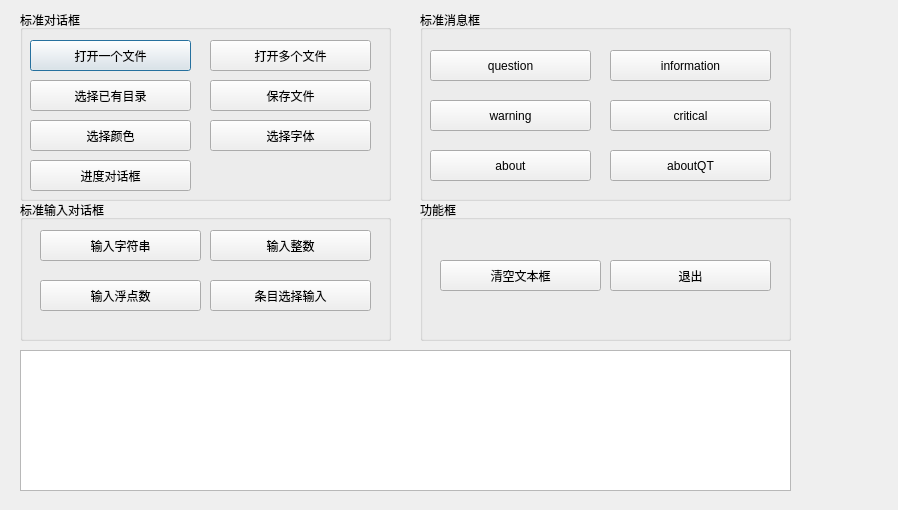
<?xml version="1.0" encoding="UTF-8"?>
<ui version="4.0">
 <class>Dialog</class>
 <widget class="QDialog" name="Dialog">
  <property name="geometry">
   <rect>
    <x>0</x>
    <y>0</y>
    <width>898</width>
    <height>510</height>
   </rect>
  </property>
  <property name="windowTitle">
   <string>Dialog</string>
  </property>
  <widget class="QGroupBox" name="groupBox">
   <property name="geometry">
    <rect>
     <x>20</x>
     <y>10</y>
     <width>371</width>
     <height>191</height>
    </rect>
   </property>
   <property name="title">
    <string>标准对话框</string>
   </property>
   <widget class="QPushButton" name="pushButton_open_file">
    <property name="geometry">
     <rect>
      <x>10</x>
      <y>30</y>
      <width>161</width>
      <height>31</height>
     </rect>
    </property>
    <property name="text">
     <string>打开一个文件</string>
    </property>
   </widget>
   <widget class="QPushButton" name="pushButton_open_files">
    <property name="geometry">
     <rect>
      <x>190</x>
      <y>30</y>
      <width>161</width>
      <height>31</height>
     </rect>
    </property>
    <property name="text">
     <string>打开多个文件</string>
    </property>
   </widget>
   <widget class="QPushButton" name="pushButton_select_dir">
    <property name="geometry">
     <rect>
      <x>10</x>
      <y>70</y>
      <width>161</width>
      <height>31</height>
     </rect>
    </property>
    <property name="text">
     <string>选择已有目录</string>
    </property>
   </widget>
   <widget class="QPushButton" name="pushButton_save_file">
    <property name="geometry">
     <rect>
      <x>190</x>
      <y>70</y>
      <width>161</width>
      <height>31</height>
     </rect>
    </property>
    <property name="text">
     <string>保存文件</string>
    </property>
   </widget>
   <widget class="QPushButton" name="pushButton_select_color">
    <property name="geometry">
     <rect>
      <x>10</x>
      <y>110</y>
      <width>161</width>
      <height>31</height>
     </rect>
    </property>
    <property name="text">
     <string>选择颜色</string>
    </property>
   </widget>
   <widget class="QPushButton" name="pushButton_select_font">
    <property name="geometry">
     <rect>
      <x>190</x>
      <y>110</y>
      <width>161</width>
      <height>31</height>
     </rect>
    </property>
    <property name="text">
     <string>选择字体</string>
    </property>
   </widget>
   <widget class="QPushButton" name="pushButton_progress">
    <property name="geometry">
     <rect>
      <x>10</x>
      <y>150</y>
      <width>161</width>
      <height>31</height>
     </rect>
    </property>
    <property name="text">
     <string>进度对话框</string>
    </property>
   </widget>
  </widget>
  <widget class="QPlainTextEdit" name="plainTextEdit">
   <property name="geometry">
    <rect>
     <x>20</x>
     <y>350</y>
     <width>771</width>
     <height>141</height>
    </rect>
   </property>
  </widget>
  <widget class="QGroupBox" name="groupBox_2">
   <property name="geometry">
    <rect>
     <x>420</x>
     <y>10</y>
     <width>371</width>
     <height>191</height>
    </rect>
   </property>
   <property name="title">
    <string>标准消息框</string>
   </property>
   <widget class="QPushButton" name="pushButton_question">
    <property name="geometry">
     <rect>
      <x>10</x>
      <y>40</y>
      <width>161</width>
      <height>31</height>
     </rect>
    </property>
    <property name="text">
     <string>question</string>
    </property>
   </widget>
   <widget class="QPushButton" name="pushButton_information">
    <property name="geometry">
     <rect>
      <x>190</x>
      <y>40</y>
      <width>161</width>
      <height>31</height>
     </rect>
    </property>
    <property name="text">
     <string>information</string>
    </property>
   </widget>
   <widget class="QPushButton" name="pushButton_warning">
    <property name="geometry">
     <rect>
      <x>10</x>
      <y>90</y>
      <width>161</width>
      <height>31</height>
     </rect>
    </property>
    <property name="text">
     <string>warning</string>
    </property>
   </widget>
   <widget class="QPushButton" name="pushButton_critical">
    <property name="geometry">
     <rect>
      <x>190</x>
      <y>90</y>
      <width>161</width>
      <height>31</height>
     </rect>
    </property>
    <property name="text">
     <string>critical</string>
    </property>
   </widget>
   <widget class="QPushButton" name="pushButton_about">
    <property name="geometry">
     <rect>
      <x>10</x>
      <y>140</y>
      <width>161</width>
      <height>31</height>
     </rect>
    </property>
    <property name="text">
     <string>about</string>
    </property>
   </widget>
   <widget class="QPushButton" name="pushButton_aboutQT">
    <property name="geometry">
     <rect>
      <x>190</x>
      <y>140</y>
      <width>161</width>
      <height>31</height>
     </rect>
    </property>
    <property name="text">
     <string>aboutQT</string>
    </property>
   </widget>
  </widget>
  <widget class="QGroupBox" name="groupBox_3">
   <property name="geometry">
    <rect>
     <x>20</x>
     <y>200</y>
     <width>371</width>
     <height>141</height>
    </rect>
   </property>
   <property name="title">
    <string>标准输入对话框</string>
   </property>
   <widget class="QPushButton" name="pushButton_input_str">
    <property name="geometry">
     <rect>
      <x>20</x>
      <y>30</y>
      <width>161</width>
      <height>31</height>
     </rect>
    </property>
    <property name="text">
     <string>输入字符串</string>
    </property>
   </widget>
   <widget class="QPushButton" name="pushButton_input_int">
    <property name="geometry">
     <rect>
      <x>190</x>
      <y>30</y>
      <width>161</width>
      <height>31</height>
     </rect>
    </property>
    <property name="text">
     <string>输入整数</string>
    </property>
   </widget>
   <widget class="QPushButton" name="pushButton_input_float">
    <property name="geometry">
     <rect>
      <x>20</x>
      <y>80</y>
      <width>161</width>
      <height>31</height>
     </rect>
    </property>
    <property name="text">
     <string>输入浮点数</string>
    </property>
   </widget>
   <widget class="QPushButton" name="pushButton_combo">
    <property name="geometry">
     <rect>
      <x>190</x>
      <y>80</y>
      <width>161</width>
      <height>31</height>
     </rect>
    </property>
    <property name="text">
     <string>条目选择输入</string>
    </property>
   </widget>
  </widget>
  <widget class="QGroupBox" name="groupBox_4">
   <property name="geometry">
    <rect>
     <x>420</x>
     <y>200</y>
     <width>371</width>
     <height>141</height>
    </rect>
   </property>
   <property name="title">
    <string>功能框</string>
   </property>
   <widget class="QPushButton" name="pushButton_clear">
    <property name="geometry">
     <rect>
      <x>20</x>
      <y>60</y>
      <width>161</width>
      <height>31</height>
     </rect>
    </property>
    <property name="text">
     <string>清空文本框</string>
    </property>
   </widget>
   <widget class="QPushButton" name="pushButton_quit">
    <property name="geometry">
     <rect>
      <x>190</x>
      <y>60</y>
      <width>161</width>
      <height>31</height>
     </rect>
    </property>
    <property name="text">
     <string>退出</string>
    </property>
   </widget>
  </widget>
 </widget>
 <resources/>
 <connections>
  <connection>
   <sender>pushButton_clear</sender>
   <signal>clicked()</signal>
   <receiver>plainTextEdit</receiver>
   <slot>clear()</slot>
   <hints>
    <hint type="sourcelabel">
     <x>520</x>
     <y>275</y>
    </hint>
    <hint type="destinationlabel">
     <x>405</x>
     <y>420</y>
    </hint>
   </hints>
  </connection>
  <connection>
   <sender>pushButton_quit</sender>
   <signal>clicked()</signal>
   <receiver>Dialog</receiver>
   <slot>close()</slot>
   <hints>
    <hint type="sourcelabel">
     <x>690</x>
     <y>275</y>
    </hint>
    <hint type="destinationlabel">
     <x>448</x>
     <y>254</y>
    </hint>
   </hints>
  </connection>
 </connections>
</ui>
